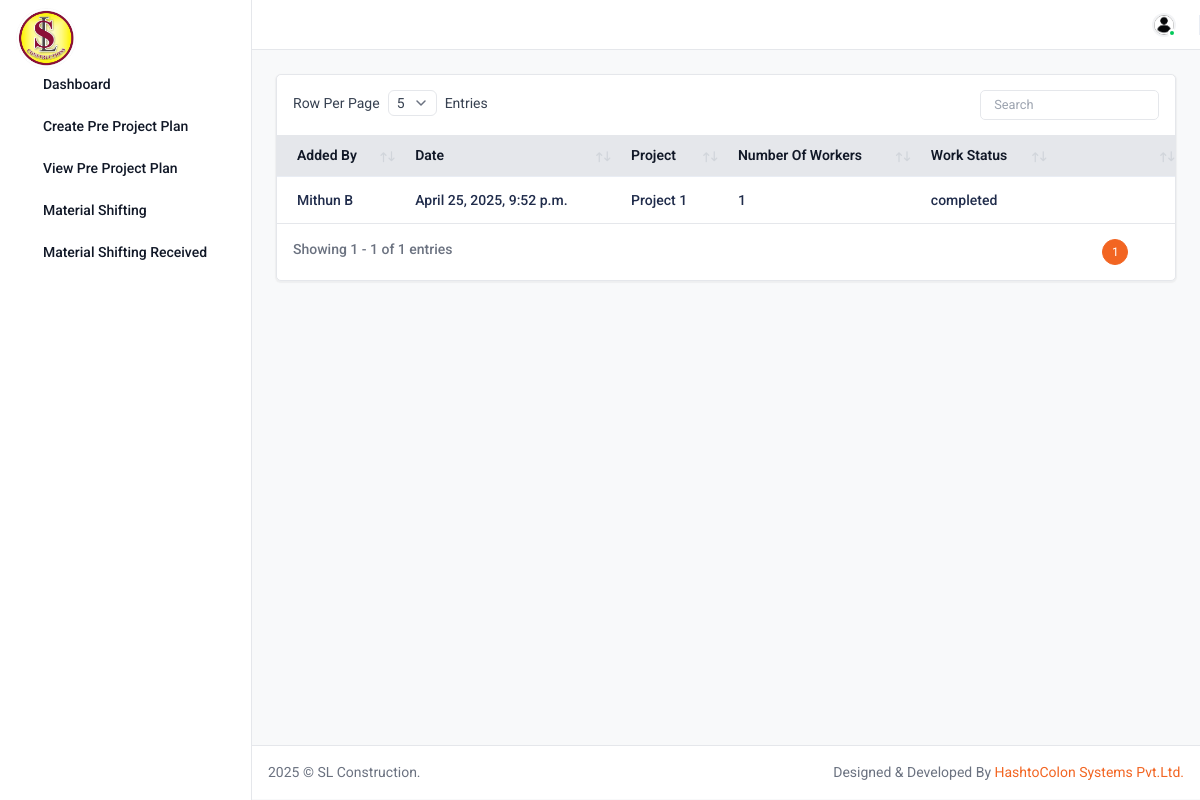
The page /daily_workers_all/ (signed in) on the database its author committed.
### base/models.py (models this page shows, shortened)
class Project_daily_work_details(models.Model):
   date = models.DateTimeField(auto_now_add=True, blank=True)
   user = models.ForeignKey(User, on_delete=models.CASCADE)
   project = models.ForeignKey(Project,  blank=True, null=True, on_delete=models.CASCADE)
   no_of_workers=models.CharField(max_length=25, default="", blank=True)
   image=models.ImageField(upload_to='uploads/' ,blank=True,)
   project_work_status=models.CharField(max_length=225, default="", blank=True,)
   lon=models.CharField(max_length=255, default="", blank=True)
   lat=models.CharField(max_length=255, default="", blank=True)

class User(AbstractUser):
   designation = models.CharField(max_length = 20, choices = designation_choice, null=True, blank=True)

class Project(models.Model):
   project_name=models.CharField(max_length=255, default="", blank=True)
   address=models.TextField(default="", blank=True)
   date = models.DateTimeField(auto_now_add=True, blank=True)

### base/views.py (the view)
# urls.py: path("daily_workers_all/",views.daily_workers_all, name="daily_workers_all"),
@login_required
def daily_workers_all(request):
 post=Project_daily_work_details.objects.all().order_by("-id")
 context = {'post': post}
 return render(request, "dailyworkerstabel-tabel.html", context)

### templates/dailyworkerstabel-tabel.html (shortened to what this page needs)
{% extends "base.html" %}
{% load static %}
{% load widget_tweaks %}
{% block content %}
<div class="content">
      <div class="row">
    <div class="col-sm-12">
      <div class="card">
        <div class="card-body p-0">
          <div class="custom-datatable-filter table-responsive">
            <table class="table datatable">
               <thead class="thead-light">
                <tr>
                  <th>Added By</th>
                  <th>Date </th>
                  <th>Project </th>
                  <th>Number Of Workers</th>
                  <th>Work Status</th>
                  <th></th>
                </tr>
              </thead>
              <tbody>
                {% for posts in post %}
                <tr>
                  <td><h6 class="fw-medium">{{posts.user.first_name}} {{posts.user.last_name}}</h6></td>
                  <td><h6 class="fw-medium">{{posts.date}}</h6></td>
                  <td><h6 class="fw-medium">{{posts.project.project_name}}</h6></td>
                  <td><h6 class="fw-medium">{{posts.no_of_workers}}</h6></td>
                  <td><h6 class="fw-medium">{{posts.project_work_status}}</h6></td>
                  <td>
                    <div class="action-icon d-inline-flex">
                      <a href="{% url 'base:daily_workers_detail' posts.pk %}" class="me-5"
                        ><i class="ti ti-eye text-success"></i
                      ></a>
                    </div>
                  </td>
                </tr>
                {% endfor %}
              </tbody>
            </table>
          </div>
        </div>
      </div>
    </div>
  </div>
</div >
{% endblock content %}

### rows shown on the page
Project_daily_work_details: user.first_name "Mithun", user.last_name "B", date "April 25, 2025, 9:52 p.m.", project.project_name "Project 1", no_of_workers "1", project_work_status "completed"
